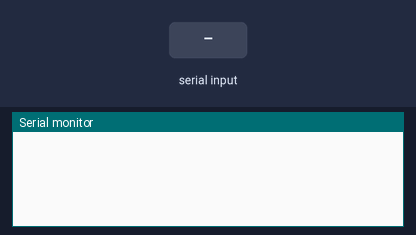
Bench run of a sketch on a simulated Arduino Mega 2560, built with avr-gcc and run on an emulated ATmega2560. On the bench: the last lines printed to the serial monitor. The test bench sets the inputs (shaded band).

Above: at 1.2 s.
1.3 s: "1\n" received over Serial
At 2.3 s:
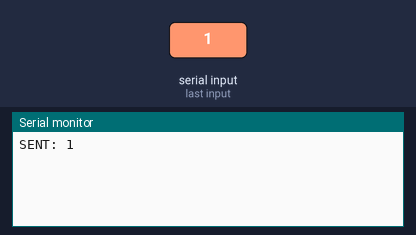
2.8 s: "1\n" received over the second serial link
At 3.5 s:
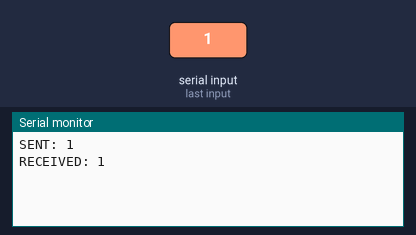
4.3 s: "0\n" received over Serial
At 5.5 s:
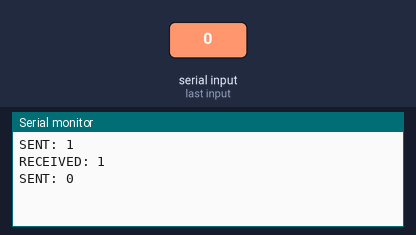
5.8 s: "0\n" received over the second serial link
At 6.9 s:
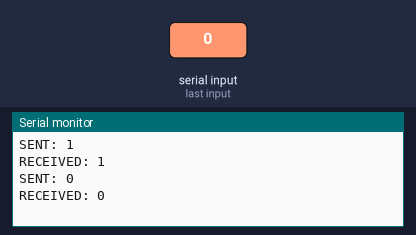

The sketch:

ESPSerial.ino
```cpp
#include <Arduino.h>

//Initialize to empty since they're appended rather than set
String commandBuffer = "";
String responseBuffer = "";

void setup() {
  //Open Serial to talk to PC, wait until it's working
  Serial.begin(115200);
  while(!Serial);

  //Open Serial connection to ESP8266 module
  Serial1.begin(115200);
  while(!Serial1);
}

void loop() {
   //Listen for command from Serial
  if(Serial.available() > 0){
    //If command in buffer, read buffer into memory and send to Serial1
    commandBuffer = Serial.readStringUntil('\n');
    Serial1.println(commandBuffer); //Send to ESP
    Serial.println("SENT: " + commandBuffer); //Display to Serial Monitor
    commandBuffer = ""; //Clear Buffer
  }
  //If no command in buffer, skip this step

  //Listen for response from Serial1
  if(Serial1.available() > 0){
    //If there is a response in the buffer, read buffer into memory and send it to Serial
    responseBuffer = Serial1.readStringUntil('\n');
    Serial.println("RECEIVED: " + responseBuffer); //Display to Serial Monitor
    responseBuffer = ""; //Clear Buffer
  }
  //Otherwise, end loop
}
```

Measured:
- after the input at 1.3 s, the serial monitor: prints a new line at once (image 1)
- after the input at 2.8 s, the serial monitor: prints a new line at once (image 2)
- after the input at 4.3 s, the serial monitor: prints a new line at once (image 3)
- after the input at 5.8 s, the serial monitor: prints a new line at once (image 4)
